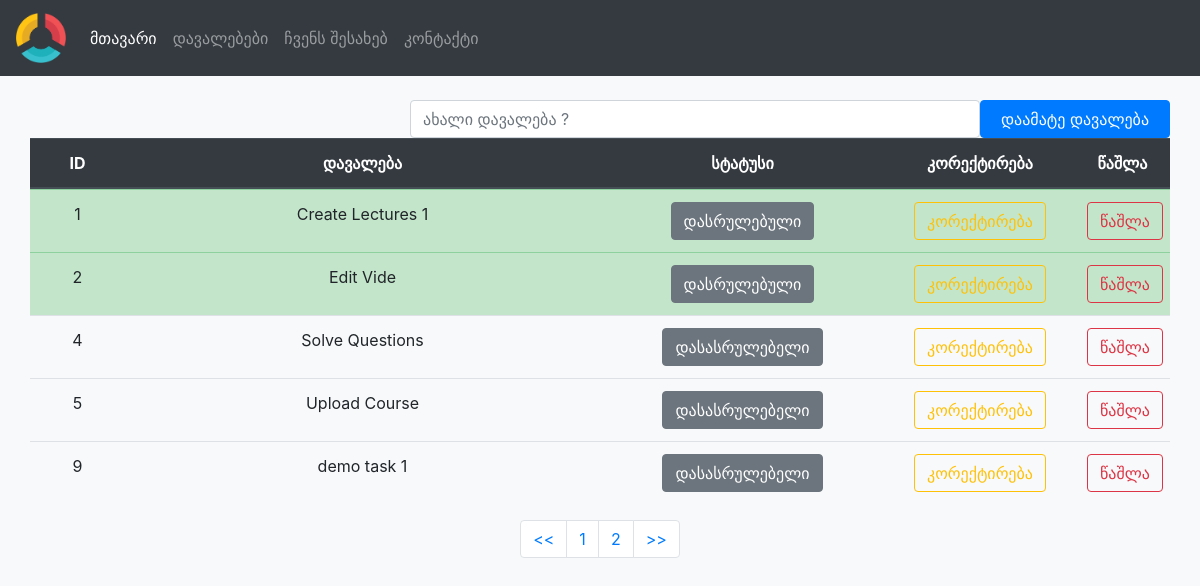
Page /todolist/todolist on the committed database.
### todolist_app/models.py (models this page shows, shortened)
class TaskList(models.Model):
    task = models.CharField(max_length=200)
    done = models.BooleanField(default=False)

### todolist_app/views.py (the view)
# urls.py: path('todolist/', include('todolist_app.urls')),
def todolist(request):
    if request.method=="POST":
        form = TaskForm(request.POST or None)
        if form.is_valid():
            form.save()
            messages.success(request,("New Task Added !!!"))
        return  redirect("todolist")
    else:
        all_tasks = TaskList.objects.all()
        paginator = Paginator(all_tasks,5)
        page= request.GET.get("pg")
        all_tasks = paginator.get_page(page)
        return render(request ,"todolist.html",{"all_tasks":all_tasks})

### todolist_app/templates/todolist.html (shortened to what this page needs)
{% extends 'base.html' %}
{% block content %}
<div class="container">
    <form method="post" class="row" >
        <label for="" class="col-lg-4"></label>
        <input type="text" class="form-control col-lg-6" name="task" placeholder="ახალი დავალება ?">
        <button type="submit" class="btn btn-primary col-lg-2">დაამატე დავალება</button>
    </form>
    <table class="table text-center">
      <thead class="thead-dark">
        <tr class="row">
          <th class="col-1">ID</th>
          <th class="col-5">დავალება</th>
          <th class="col-3">სტატუსი</th>
          <th class="col-2">კორექტირება</th>
          <th class="col-1">წაშლა</th>
        </tr>
      </thead>
      <tbody>
      {% if all_tasks %}
       {% for obj in all_tasks %}
           {% if obj.done %}
                <tr class="table-success row" >
                   <td class="col-1"> {{  obj.id }}</td>
                   <td class="col-5"> {{  obj.task }}</td>
                    <td class="col-3"> <a href="{% url 'Notcomplate_task' obj.id %}"><button type="button" class="btn btn-secondary">დასრულებული</button></a></td>
                   <td class="col-2"> <a href="{% url 'edit_task' obj.id %}"><button type="button" class="btn btn-outline-warning">კორექტირება</button></a></td>
                   <td class="col-1"> <a href="{% url 'delete_task' obj.id %}"><button type="button" class="btn btn-outline-danger">წაშლა</button></a></td>
                </tr>
           {% else %}
             <tr class="row">
               <td class="col-1"> {{  obj.id }}</td>
               <td class="col-5"> {{  obj.task }}</td>
               <td class="col-3"> <a href="{% url 'complate_task' obj.id %}"><button type="button" class="btn btn-secondary">დასასრულებელი</button></a></td>
               <td class="col-2"> <a href="{% url 'edit_task' obj.id %}"><button type="button" class="btn btn-outline-warning">კორექტირება</button></a></td>
               <td class="col-1"> <a href="{% url 'delete_task' obj.id %}"><button type="button" class="btn btn-outline-danger">წაშლა</button></a></td>
               </tr>
           {% endif %}
          {% endfor %}
      {% endif %}
      </tbody>
    </table>
    <nav aria-label="Page navigation example">
      <ul class="pagination justify-content-center">
        <li class="page-item">
          <a class="page-link" href="?pg=1" tabindex="-1"><<</a>
        </li>
        <li class="page-item"><a class="page-link" href="?pg={{ all_tasks.number }}">{{ all_tasks.number }}</a></li>
        {% if all_tasks.has_next %}
            <li class="page-item"><a class="page-link" href="?pg={{ all_tasks.next_page_number }}">{{ all_tasks.next_page_number }}</a></li>
        {% endif %}
        <li class="page-item">
         <a class="page-link" href="?pg={{ all_tasks.paginator.num_pages }}">>></a>
        </li>
      </ul>
    </nav>
    </div>
{% endblock %}

### templates/base.html (shortened to what this page needs)
{% load static %}
<!doctype html>
<html lang="en">
  <head>
    <link rel="stylesheet" href="https://stackpath.bootstrapcdn.com/bootstrap/4.3.1/css/bootstrap.min.css">
  </head>
  <body class="bg-light">
  <nav class="navbar navbar-expand-lg navbar-dark bg-dark">
  <a class="navbar-brand" href="#"><img src="{% static 'images/logo.png' %}"  width="50" height="50" alt=""></a>
  <div class="collapse navbar-collapse" id="navbarNav">
    <ul class="navbar-nav">
      <li class="nav-item active">
        <a class="nav-link" href="/">მთავარი <span class="sr-only">(current)</span></a>
      </li>
         <li class="nav-item">
        <a class="nav-link" href="{% url 'todolist' %}">დავალებები</a>
      </li>
      <li class="nav-item">
        <a class="nav-link" href="{% url 'about' %}">ჩვენს შესახებ</a>
      </li>
      <li class="nav-item">
        <a class="nav-link" href="{% url 'contact' %}">კონტაქტი</a>
      </li>
    </ul>
  </div>
</nav>
  {% block content %}
  {% endblock %}
  </body>
</html>

### rows in the picture
TaskList: id "1", task "Create Lectures 1"
TaskList: id "2", task "Edit Vide"
TaskList: id "4", task "Solve Questions"
TaskList: id "5", task "Upload Course"
TaskList: id "9", task "demo task 1"

### other values in the picture
{{ all_tasks.number }} "1"
{{ all_tasks.next_page_number }} "2"
